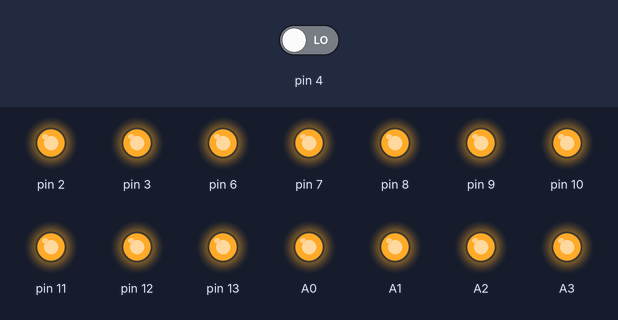
A sketch run on a simulated Arduino Uno, built with avr-gcc and run on an emulated ATmega328P. On the bench: output pins drawn as LEDs (lit = HIGH). The test bench sets the inputs (shaded band); at power-on: pin 4 LOW. Sleep ends after the set time or at an interrupt; the local clock reads 2024-03-15 10:24:30 at power-on unless the sketch sets it.

Above: at 1.2 s.
1.3 s: pin 4 driven HIGH
At 2.8 s:
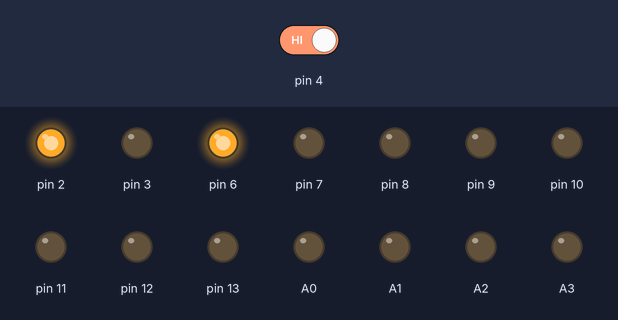
Timing chart, 0 to 4.3 s (numbered marks = the images above; inputs shaded):
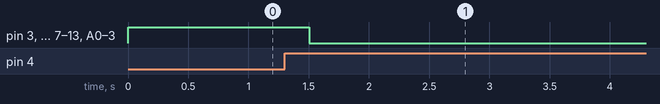

The sketch:

countdown.ino
```cpp
#include <util/delay.h>
#include <RTClib.h>

#include "digit.h"
#include "utility.h"

#define SECONDS_PER_DAY 86400L

Digit d1(13, A0, A1, A2, A3, 3, 2);
Digit d2(12, 11, 10, 9, 8, 7, 6);

RTC_DS3231 rtc;
const DateTime target_dt(2017, 05, 24);

bool enable_msg, is_high;
int msg_ptr, count;

char msg[9][35] = {
    "", // empty message on the final day
    "Good luck and see you soon",
    "Plz let me know if you enjoy it",
    "Thanks for joining this game",
    "https://fb.me/tuankiet65",
    "https://tuankiet65.moe",
    "A product made by Ho Tuan Kiet",
    "You found the easter egg",
    "Congratulation for decoding this",
};

void setup(){
    d1.turn_off();
    d2.turn_off();

    avr_init_powersaving();
    avr_init_interrupt();

    rtc.begin();
    rtc.writeSqwPinMode(DS3231_SquareWave1Hz);
}

void loop(){
    if (!is_high){
        return;
    }

    DateTime dt = rtc.now();

    if (dt.hour() >= 18 || dt.hour() <= 6){
        d1.turn_off();
        d2.turn_off();

        return;
    }

    int32_t seconds_left = (target_dt - dt).totalseconds();
    if (seconds_left < 0){
        seconds_left = 0;
    }
    int32_t days_left = seconds_left / SECONDS_PER_DAY;
    if (seconds_left % SECONDS_PER_DAY != 0L){
        days_left++;
    }


    if (enable_msg){
        if (msg_ptr >= strlen(msg[days_left])){
            enable_msg = false;
        } else if (count < 2){
            count++;
        } else {
            d1.turn_off();
            d2.turn_off();

            _delay_ms(200);

            d1.set_digit((uint8_t)msg[days_left][msg_ptr] / 16);
            d2.set_digit((uint8_t)msg[days_left][msg_ptr] % 16);

            msg_ptr++;

            count = 0;
        }
    } else {
        d1.set_digit(days_left / 10);
        d2.set_digit(days_left % 10);

        if (days_left == 0){
            d1.turn_off();
            d2.turn_off();

            _delay_ms(200);

            d1.turn_on();
            d2.turn_on();
        } else {
            if ((dt.minute() == 0 && dt.hour() != 0) || (dt.hour() == 0 && dt.minute() == 15)){
                enable_msg = true;
                msg_ptr = 0;
                count = 0;
            }
        }
    }

    avr_sleep();
}

ISR(PCINT2_vect){
    is_high = avr_read_pcint20();
}
```

digit.cpp
```cpp
#include "digit.h"

Digit::Digit(byte s1, byte s2, byte s3, byte s4, byte s5, byte s6, byte s7){
	pins[0] = s1;
	pins[1] = s2;
	pins[2] = s3;
	pins[3] = s4;
	pins[4] = s5;
	pins[5] = s6;
	pins[6] = s7;

	byte i;
	for (i = 0; i < 7; i++){
		pinMode(pins[i], OUTPUT);
	}
}

void Digit::set_digit(byte digit){
	if (digit < 0 || digit > 15){
		digit = 16;
	}

	current_digit = digit;

	byte i;
	for (i = 0; i < 7; i++){
		digitalWrite(pins[i], ((DIGITS[digit] & (1 << (6-i))) > 0) ? LOW : HIGH);
	}
}

void Digit::turn_off(){
	byte i;
	for (i = 0; i < 7; i++){
		digitalWrite(pins[i], HIGH);
	}
}

void Digit::turn_on(){
	set_digit(current_digit);
}
```

digit.h
```cpp
#ifndef DIGIT_H
	#define DIGIT_H

	#include <Arduino.h>

	class Digit {
	private:
		const uint8_t DIGITS[17] = {
			// 0b0ABCDEFG
			   0b01111110, // 0
			   0b00110000, // 1
			   0b01101101, // 2
			   0b01111001, // 3
			   0b00110011, // 4
			   0b01011011, // 5
			   0b01011111, // 6
			   0b01110000, // 7
			   0b01111111, // 8
			   0b01111011, // 9
			   0b01110111, // 10 aka A
			   0b00011111, // 11 aka B
			   0b01001110, // 12 aka C
			   0b00111101, // 13 aka D
			   0b01001111, // 14 aka E
			   0b01000111, // 15 aka F
			   0b01001001  // 16 aka ERR
		};
		byte pins[7];
		byte current_digit;

	public:
		Digit(byte s1, byte s2, byte s3, byte s4, byte s5, byte s6, byte s7);
		void set_digit(byte digit);
		void turn_off();
		void turn_on();
	};
#endif
```

utility.cpp
```cpp
#include "utility.h"

void avr_init_powersaving(){
	// Enable "Power down" sleep mode
	// SM[2:0] = 010: "Power down" sleep mode
	SMCR = _BV(SM1);

	// Disable pretty much every features (except TWI/I2C)
	PRR = _BV(PRTIM1) | _BV(PRTIM0) | _BV(PRTIM2) | _BV(PRSPI) | _BV(PRADC) | _BV(PRUSART0);
}

void avr_sleep(){
	// Disable interrupt
	cli();

	// Enable sleep
	sleep_enable();
	sleep_bod_disable();

	// Enabling interrupts before sleeping (to ensure wakeup)
	sei();

	// The actual sleep
	sleep_cpu();

	// Now the MCU is in power down mode
	// It can only be woken up by a interrupt on PCINT20 (D4)
	// connected to the SQW pin on the DS3231
	// The SQW pin is configured to generate square wave every second (1Hz)

	// When it wakes up instruction starts from here

	// After waking up, we disable sleep to ensure that no unintentional
	// sleep command can be executed
	sleep_disable();
}

void avr_init_interrupt(){
	// We need to enable interrupt on PCINT20 (aka D4)

	// put D4 to INPUT mode
	pinMode(4, INPUT);

	// Enable Pin Change Interrupt 2 (PCINT[23:16])
	PCICR = _BV(PCIE2);

	// Unmask Pin Change Interrupt on PCINT20
	PCMSK2 |= _BV(PCINT20);
}

bool avr_read_pcint20(){
	return (PIND & (1 << PIND4)) ? true : false;
}
```

utility.h
```cpp
#ifndef UTILITY_H
	#define UTILITY_H

	#include <Arduino.h>
	#include <avr/sleep.h>

	void avr_init_powersaving();
	void avr_sleep();
	void avr_init_interrupt();
	bool avr_read_pcint20();

#endif
```

Measured:
- after the input at 1.3 s, pin 3, pin 7–13, A0–3: HIGH → LOW after 0.20 s
